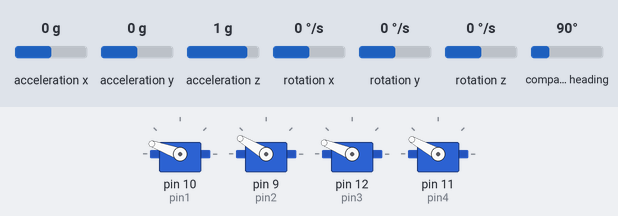
This sketch was run on a simulated Arduino Uno, built with avr-gcc and run on an emulated ATmega328P. Shown: 4 × servo. Wiring (inferred from the names in the program): HMC5883L compass at I2C address 0x1E; ITG-3200 gyroscope at I2C address 0x68. Inputs (shaded band) come from the test bench; at power-on: acceleration x 0 g, acceleration y 0 g, acceleration z 1 g, rotation x 0 °/s, rotation y 0 °/s, rotation z 0 °/s, compass heading 90°.

Above: at 7.6 s.
7.7 s: acceleration x set to -1.4 g
At 8.13 s:
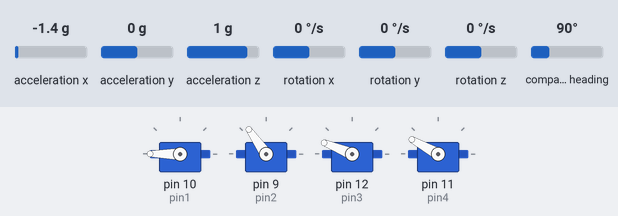
At 10.4 s:
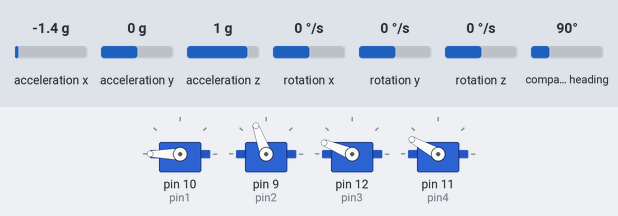
10.7 s: acceleration y set to -0.8 g
At 12.0 s:
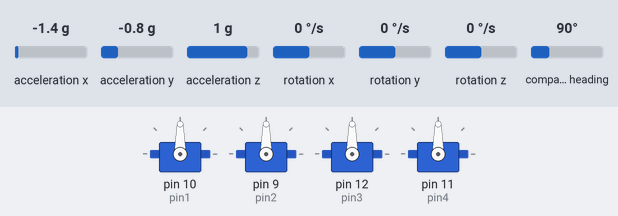
Timing chart, 0 to 17.4 s (numbered marks = the images above; inputs shaded):
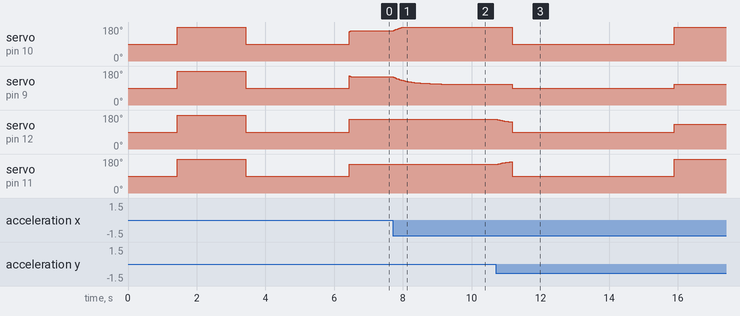

The sketch:

Quad_Control1.ino
```cpp
#include <Servo.h>
#include <Wire.h>
#include <ADXL345.h>

const int pin3 = 12;
const int pin4 = 11;
const int pin1 = 10;
const int pin2 = 9;

float GyroX,GyroY,GyroZ,GyroTemp,biasGyroX, biasGyroY, biasGyroZ, biasAccelX, biasAccelY, biasAccelZ,xAng,yAng,cycle,pitchGyro,rollGyro,pitch,roll,yaw,accX,accY,accZ,CMy,CMx,altCorrect;
int motor1,motor2,motor3,motor4,delayCount,switchCond;
int globalSpeed = 65;
int forward = 0;
int strafe = 0;

const float pi = 3.14159;
int aX,aY,aZ;
int g_offx = 0;
int g_offy = 0;
int g_offz = 0;
int totalGyroXValues = 0;
int totalGyroYValues = 0;
int totalGyroZValues = 0;
int i,mX,mY,mZ;

float timeStep = 0.02;
float pitchAccel = 0;
float rollAccel = 0;
float gyroVar = 0.1;
float deltaGyroVar = 0.1;
float accelVar = 5;
float Pxx = 0.1;
float Pvv = 0.1;
float Pxv = 0.1;
float kx,kv;
unsigned long clockNew,clockOld;

ADXL345 adxl;
#define ITG3200_Address 0x68
#define address 0x1E
#define cycleDelay 5
#define accConv 0.0039
#define ESC_SCALING 1
#define ESC_MIN 90
#define ESC_MAX 180
#define ROLL_OFFSET 5
#define PITCH_OFFSET 8
#define YAW_OFFSET 0

Servo ESC1;
Servo ESC2;
Servo ESC3;
Servo ESC4;

void setup() {
  Wire.begin();
  Serial.begin(115200);
  delay(100);
  initGyro(); //Setup Gyro
  initAcc();  //Setup Accelerometer
  initMag();  //Setup Magnetometer
  delay(25);
  GyroCalibrate(); //Factory Setup Routine
  GyroCalibrate2(); //Calibrates Gyro and/or other sensors
  delay(25);
  clockOld = 0.0;
  initAngles(); //Sets the Gyro Angles to initially match the accelerometers
  ARM_Sequence();
  switchCond = 0;
  delayCount = 0;

}

void loop() {
  kalman(); //Almighty Kalman Filter
  calcYaw(); //Tilt Compensated Compass Code
  motorUpdate();

  if (delayCount > 450){
    if (switchCond == 0){
    globalSpeed = 0;
    delayCount = 0;
    switchCond = 1;
    } else {
     globalSpeed = 65;
     delayCount = 0;
     switchCond = 0;
    }
  }
  delayCount += 1;

  /*
  Serial.print("Pitch: ");
  Serial.println(pitch);
  Serial.print("Roll: ");
  Serial.println(roll);
  Serial.print("Yaw: ");
  Serial.println(yaw);
  Serial.print("Motor 1: ");
  Serial.println(motor1);
  Serial.print("Motor 2: ");
  Serial.println(motor2);
  Serial.print("Motor 3: ");
  Serial.println(motor3);
  Serial.print("Motor 4: ");
  Serial.println(motor4);
  */

  /*
  Serial.print("Cycle: ");
  Serial.println(cycle,4);
  Serial.print("Count: ");
  Serial.println(delayCount);
  Serial.print("Switch: ");
  Serial.println(switchCond);
  Serial.print("Speed: ");
  Serial.println(globalSpeed);
  */

}

void initGyro() {
   Wire.beginTransmission(ITG3200_Address);
   Wire.write(0x3E);
   Wire.write(0x00);
   Wire.endTransmission();

   Wire.beginTransmission(ITG3200_Address);
   Wire.write(0x15);
   Wire.write(0x07);
   Wire.endTransmission();

   Wire.beginTransmission(ITG3200_Address);
   Wire.write(0x16);
   Wire.write(0x1E);   // +/- 2000 dgrs/sec, 1KHz, 1E, 19
   Wire.endTransmission();

   Wire.beginTransmission(ITG3200_Address);
   Wire.write(0x17);
   Wire.write(0x00);
   Wire.endTransmission();
}

void initMag(){
  Wire.beginTransmission(address); //open communication with HMC5883
  Wire.write(0x02); //select mode register
  Wire.write(0x00); //continuous measurement mode
  Wire.endTransmission();
}

void initAcc(){
  adxl.powerOn();
  adxl.setFreeFallThreshold(7);
  adxl.setFreeFallDuration(45);
}

void GyroCalibrate(){

 int tmpx = 0;
 int tmpy = 0;
 int tmpz = 0;

 g_offx = 0;
 g_offy = 0;
 g_offz = 0;

 for (char i = 0;i<10;i++)
    {
    delay(10);
    getGyro();
    tmpx += GyroX;
    tmpy += GyroY;
    tmpz += GyroZ;
    }
 g_offx = tmpx/10;
 g_offy = tmpy/10;
 g_offz = tmpz/10;

}

void GyroCalibrate2(){
  for (i = 0; i < 50; i += 1) {
    getGyro();
    getAcc();
    totalGyroXValues += GyroX;
    totalGyroYValues += GyroY;
    totalGyroZValues += GyroZ;
    //totalAccelXValues += aX;
    //totalAccelYValues += aY;
    //totalAccelZValues += aZ;
    delay(20);
  }
  biasGyroX = totalGyroXValues / 50;
  biasGyroY = totalGyroYValues / 50;
  biasGyroZ = totalGyroZValues / 50;
  //biasAccelX = totalAccelXValues / 50;
  //biasAccelY = totalAccelYValues / 50;
  //biasAccelZ = (totalAccelZValues / 50) - 256;
  biasAccelX = 1;
  biasAccelY = 1;
  biasAccelZ = 1;
}

void initAngles(){
  getAcc(); //Obtains Initial Angles; Quad must be motionless
  pitchGyro = -xAng; //Accounts for Angle Differences
  pitch = -xAng;
  rollGyro = yAng;
  roll = yAng;
}

void ARM_Sequence(){
  ESC1.attach(pin1);
  ESC2.attach(pin2);
  ESC3.attach(pin3);
  ESC4.attach(pin4);
  delay(20);

  ESC1.write(180);
  ESC2.write(180);
  ESC3.write(180);
  ESC4.write(180);
  delay(2000);

  ESC1.write(90);
  ESC2.write(90);
  ESC3.write(90);
  ESC4.write(90);
  delay(3000);
  //delay(1000);
}

void getGyro() {
  Wire.beginTransmission(ITG3200_Address);
  Wire.write(0x1B);
  Wire.endTransmission();

  Wire.beginTransmission(ITG3200_Address);
  Wire.requestFrom(ITG3200_Address, 8);    // request 8 bytes from ITG3200

  int i = 0;
  byte buff[8];
  while(Wire.available())
  {
    buff[i] = Wire.read();
    i++;
  }
  Wire.endTransmission();

  GyroX = ((buff[4] << 8) | buff[5]) - g_offx;
  GyroY = ((buff[2] << 8) | buff[3]) - g_offy;
  GyroZ = ((buff[6] << 8) | buff[7]) - g_offz;
  GyroTemp = (buff[0] << 8) | buff[1]; // temperature


}

void getAcc(){
  adxl.readAccel(&aX, &aY, &aZ);
  accX = aX * accConv;
  accY = aY * accConv;
  accZ = aZ * accConv;
  xAng = atan2(aX,aZ)*(180/pi) + PITCH_OFFSET;
  yAng = atan2(aY,aZ)*(180/pi) + ROLL_OFFSET;
}

void getMag(){
  //Tell the HMC5883 where to begin reading data
  Wire.beginTransmission(address);
  Wire.write(0x03); //select register 3, X MSB register
  Wire.endTransmission();

  //Read data from each axis, 2 registers per axis
  Wire.requestFrom(address, 6);
  if(6<=Wire.available()){
    mX = Wire.read()<<8; //X msb
    mX |= Wire.read(); //X lsb
    mZ = Wire.read()<<8; //Z msb
    mZ |= Wire.read(); //Z lsb
    mY = Wire.read()<<8; //Y msb
    mY |= Wire.read(); //Y lsb
  }
}

void kalman(){
  clockNew = millis(); //Cycle Timing Code
  cycle = (((clockNew - clockOld)*1.0)/1000.0);
  getGyro();
  getAcc();

  //Pitch Prediction Code
  pitchAccel = atan2(-accX,accZ)*(180.0/pi) + PITCH_OFFSET;
  pitchGyro = pitchGyro + ((GyroX - biasGyroX)/14.375)*cycle;
  pitch = pitch + ((GyroX - biasGyroX)/14.375)*cycle;

  //Roll Prediction Code
  rollAccel = atan2(accY,accZ) * 180.0 / pi + ROLL_OFFSET;
  rollGyro = rollGyro - ((-GyroY - biasGyroY) / 14.375) * cycle;
  roll = roll - ((-GyroY - biasGyroY) / 14.375) * cycle;

  //Measurement Mode
  Pxx += cycle * (2 * Pxv + cycle * Pvv);
  Pxv += cycle * Pvv;
  Pxx += cycle * gyroVar;
  Pvv += cycle * deltaGyroVar;
  kx = Pxx * (1 / (Pxx + accelVar));
  kv = Pxv * (1 / (Pxx + accelVar));

  //Finish that Kalman Stuff
  pitch += (pitchAccel - pitch) * kx;
  roll += (rollAccel - roll) * kx;

  Pxx *= (1 - kx);
  Pxv *= (1 - kx);
  Pvv -= kv * Pxv;

  clockOld = millis();
  delay(cycleDelay);
}

void calcYaw(){
  getMag();
  CMx = mX * cos(radians(pitch)) + mZ * sin(radians(pitch)); //Adjusts mX reading
  CMy = mX * sin(radians(roll)) * sin(radians(pitch)) + mY * cos(radians(roll)) - mZ * sin(radians(roll)) * cos(radians(pitch)); //Adjusts mY Reading
  yaw = atan2(CMy,CMx);
  if (yaw < 0){yaw += 2*PI;}
  if (yaw > 2*PI) {yaw -= 2*PI;}
  yaw = yaw * (180/PI);
  if (yaw <= 360 && yaw > 180) {yaw -= 360;}
}

void motorUpdate(){
  /*


  */
  //altCorrect = 1/(.5*cos(radians(roll))+0.5*cos(radians(pitch)));
  altCorrect = 1;

  //Pitch Correction
  motor1 = int(globalSpeed * altCorrect + globalSpeed * altCorrect * 1.0 * ((pitch + forward)/90.0) + 90.0);
  motor2 = int(globalSpeed * altCorrect - globalSpeed * altCorrect * 1.0 * ((pitch + forward)/90.0) + 90.0);

  //Roll Correction
  motor3 = int(globalSpeed * altCorrect + globalSpeed * altCorrect * 1.0 * ((roll + strafe)/90.0) + 90.0);
  motor4 = int(globalSpeed * altCorrect - globalSpeed * altCorrect * 1.0 * ((roll + strafe)/90.0) + 90.0);

  //Yaw Correction
  //motor1 = motor1 * (1 + (yaw/180));
  //motor2 = motor2 * (1 + (yaw/180));
  //motor3 = motor3 * (1 - (yaw/180));
  //motor4 = motor4 * (1 - (yaw/180));

  //Correct Over-Saturation
  if (motor1 > 180) {motor1 = 180;}
  if (motor2 > 180) {motor2 = 180;}
  if (motor3 > 180) {motor3 = 180;}
  if (motor4 > 180) {motor4 = 180;}

  //Correct Under-Saturation
  if (motor1 < 90) {motor1 = 90;}
  if (motor2 < 90) {motor2 = 90;}
  if (motor3 < 90) {motor3 = 90;}
  if (motor4 < 90) {motor4 = 90;}

  //Update Motors
  ESC1.write(motor1);
  ESC2.write(motor2);
  ESC3.write(motor3);
  ESC4.write(motor4);
}

/*
void launch(int launchDuration, int launchTopSpeed, int launchHoverSpeed){
  if (launchState == 0){
    launchStartTime = millis();
    launchState = 1;
  } else {
    if ((
  }

}

*/
```

Measured:
- after the input at 7.7 s, servo on pin 10 (pin1): moves from 160° to 180° over 0.30 s, starting at once; servo on pin 9 (pin2): moves from 149° to 110° over 1.8 s, starting at once
